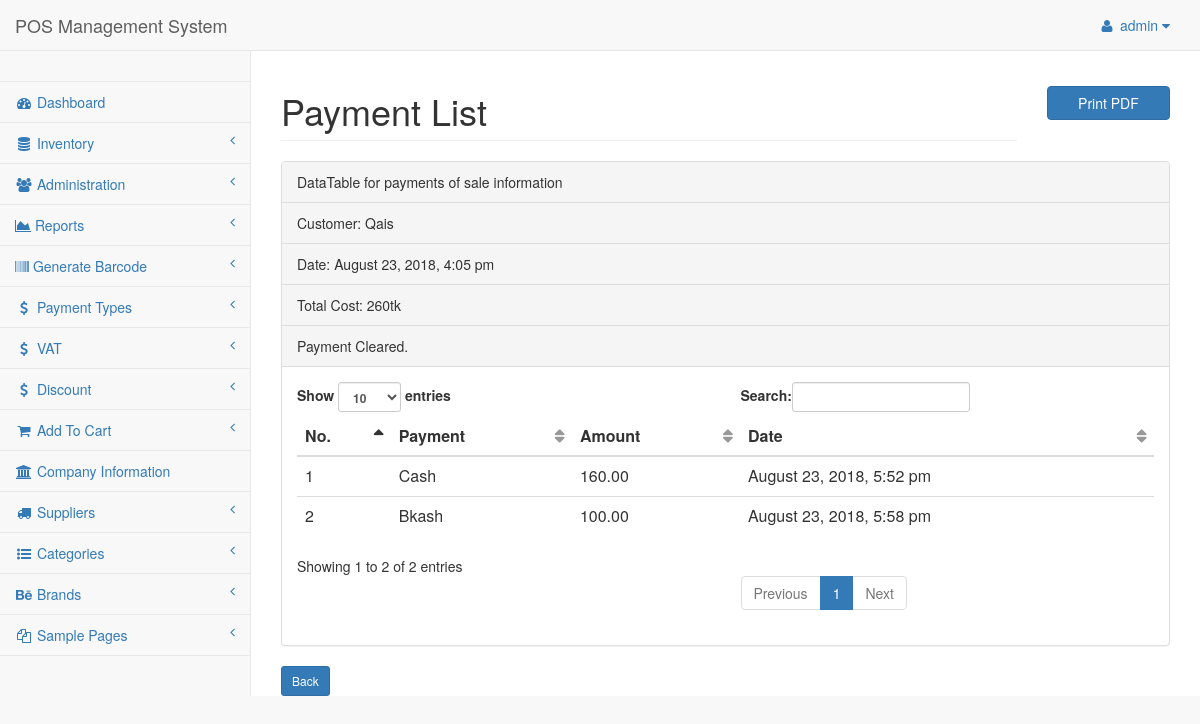
Screenshot of /admin/pages/seepay.php?sale=3&st=0 (signed in) with the database file from the repository.
### tables this page shows
CREATE TABLE `tbl_sales` (
  `id` int(11) NOT NULL,
  `customer` int(11) NOT NULL,
  `totalPrice` int(11) NOT NULL,
  `date` datetime NOT NULL DEFAULT CURRENT_TIMESTAMP,
  `rem` int(11) NOT NULL DEFAULT '0',
  `status` int(11) NOT NULL DEFAULT '0'
);

CREATE TABLE `tbl_customer` (
  `cmId` int(11) NOT NULL,
  `customName` varchar(35) NOT NULL,
  `customContact` varchar(20) NOT NULL
);

CREATE TABLE `tbl_purchase` (
  `id` int(11) NOT NULL,
  `payment` int(11) NOT NULL,
  `amount` decimal(20,2) NOT NULL,
  `totalPrice` decimal(20,2) NOT NULL,
  `sale` int(11) NOT NULL,
  `cmId` int(11) NOT NULL,
  `date` datetime NOT NULL DEFAULT CURRENT_TIMESTAMP
);

CREATE TABLE `tbl_payment` (
  `id` int(11) NOT NULL,
  `payment` varchar(125) NOT NULL
);

### class/Company.php (called while the page is built, shortened)
<?php
$filepath = realpath(dirname(__FILE__));
include_once ($filepath."/../lib/Database.php");
include_once ($filepath."/../helpers/Format.php");
?>
<?php
class Company {
  private $db;
  function __construct(){
    $this->db = new Database();
  }
  public function getSaleById($sale) {
    $query = "SELECT * FROM tbl_sales WHERE id = '$sale'";
    $getQuery = $this->db->select($query);
    return $getQuery;
  }
}

### lib/Database.php (called while the page is built, shortened)
<?php
Class Database{
 public $host   = DB_HOST;
 public $user   = DB_USER;
 public $pass   = DB_PASS;
 public $dbname = DB_NAME;
 public $link;
private function connectDB(){
 $this->link = new mysqli($this->host, $this->user, $this->pass,
  $this->dbname);
 }
public function select($query){
  $result = $this->link->query($query) or
   die($this->link->error.__LINE__);
  if($result->num_rows > 0){
    return $result;
  } else {
    return false;
  }
 }
}

### class/Customer.php (called while the page is built, shortened)
<?php
  $filepath = realpath(dirname(__FILE__));
  include_once ($filepath."/../lib/Database.php");
  include_once ($filepath."/../helpers/Format.php");
?>
<?php
  class Customer{
    private $db;
    public function __construct() {
      $this->db = new Database();
    }
    public function getCusById($cmId){
      $query = "SELECT * FROM tbl_customer WHERE cmId = '$cmId'";
      $cusCheck = $this->db->select($query);
      return $cusCheck;
    }
  }
?>

### helpers/Format.php (called while the page is built, shortened)
<?php
class Format{
 public function formatDate($date){
  return date('F j, Y, g:i a', strtotime($date));
 }
}
?>

### class/Payment.php (called while the page is built, shortened)
<?php
$filepath = realpath(dirname(__FILE__));
include_once ($filepath."/../lib/Database.php");
include_once ($filepath."/../helpers/Format.php");
?>
<?php
  class Payment{
    private $db;
    public function __construct() {
        $this->db = new Database();
    }
    public function payById($sale) {
      $query = "SELECT * FROM tbl_purchase WHERE sale = '$sale'";
      $pay = $this->db->select($query);
      return $pay;
    }
    public function getPayById($id) {
      $query = "SELECT * FROM tbl_payment WHERE id = '$id'";
      $pay = $this->db->select($query);
      return $pay;
    }
}
?>

### admin/pages/seepay.php (the view, shortened to what this page needs)
<?php
  include "../inc/header.php";
  include "../inc/nav.php";
  include "../inc/sider.php";
?>
<?php
  if (!isset($_GET['sale']) || $_GET['sale'] == NULL) {
    echo "<script> window.location = 'index.php'; </script>";
  } else {
    $sale = $_GET['sale'];
  }
?>
        <div id="page-wrapper">
            <div class="row">
                <div class="col-md-10">
                    <h1 class="page-header">Payment List</h1>
                </div>
                <div class="col-md-2"><button class="btn btn-primary btn-block" style="margin-top: 35px;" onclick="printPage()">Print PDF</button></div>
            </div>
            <div class="row">
                <div class="col-lg-12">
                    <div class="panel panel-default">
          <?php
            $getSale = $com->getSaleById($sale);
            if ($getSale) {
              while ($get = $getSale->fetch_assoc()) {
          ?>
                        <div class="panel-heading">
                            DataTable for payments of sale information
                        </div>
                        <div class="panel-heading">
              <?php
                $id = $get['customer'];
                $getCus = $cm->getCusById($id);
                if ($getCus) {
                  while($cus = $getCus->fetch_assoc()) {
              ?>
                            Customer: <?= $cus['customName']; ?>
              <?php } } ?>
                        </div>
                        <div class="panel-heading">
                            Date: <?php echo $fm->formatDate($get['date']); ?>
                        </div>
                        <div class="panel-heading">
                            Total Cost: <?php echo $get['totalPrice']; ?>tk
                        </div>
              <?php if($get['rem'] > 0) { ?>
                        <div class="panel-heading">
                            Remaining: <?php echo $get['rem']; ?>tk
                        </div>
              <?php } else { ?>
                <div class="panel-heading">
                    Payment Cleared.
                </div>
              <?php } ?>
          <?php } } ?>
                        <div class="panel-body">
                            <div class="table-responsive">
                                <table class="table table-hover" id="dataTables-example">
                                    <thead>
                                        <tr>
                                            <th>No.</th>
                                            <th>Payment</th>
                                            <th>Amount</th>
                                            <th>Date</th>
                                        </tr>
                                    </thead>
                                    <tbody>
                            <?php
                              $getAdmin = $pay->payById($sale);
                              if ($getAdmin) {
                                $i = 0;
                                while ($result = $getAdmin->fetch_assoc()) {
                                  $i++;
                            ?>
                                          <tr>
                                              <td><?php echo $i; ?></td>
                                          <?php
                                            $id = $result['payment'];
                                            $getPd = $pay->getPayById($id);
                                            if ($getPd){
                                              while($value = $getPd->fetch_assoc()){
                                          ?>
                                              <td><?= $value['payment'] ?></td>
                                          <?php } } ?>
                                              <td><?= $result['amount'] ?></td>
                                              <td><?php echo $fm->formatDate($result['date']); ?></td>
                                          </tr>
                          <?php } } ?>
                                    </tbody>
                                </table>
                            </div>
                        </div>
                      </div>
                  <?php
                    $getSale = $com->getSaleById($sale);
                    if ($getSale) {
                      while ($get = $getSale->fetch_assoc()) {
                      $st = $get['rem'];
                      if ($st == 0) {
                  ?>
                    <a href="complist.php" class="btn btn-primary btn-sm">
                       Back
                    </a>
                  <?php } else { ?>
                    <a href="duelist.php" class="btn btn-primary btn-sm">
                       Back
                    </a>
                  <?php
                      }
                    }
                  }
                ?>
                  </div>
              </div>
          </div>
      </div>
  </body>
  </html>

### rows the page displays
tbl_sales: date "August 23, 2018, 4:05 pm", totalPrice "260", rem "Payment Cleared."
tbl_customer: customName "Qais"
tbl_purchase: amount "160.00", date "August 23, 2018, 5:52 pm"
tbl_payment: payment "Cash"
tbl_purchase: amount "100.00", date "August 23, 2018, 5:58 pm"
tbl_payment: payment "Bkash"

### other values shown
Session::get("adminName") "admin"
